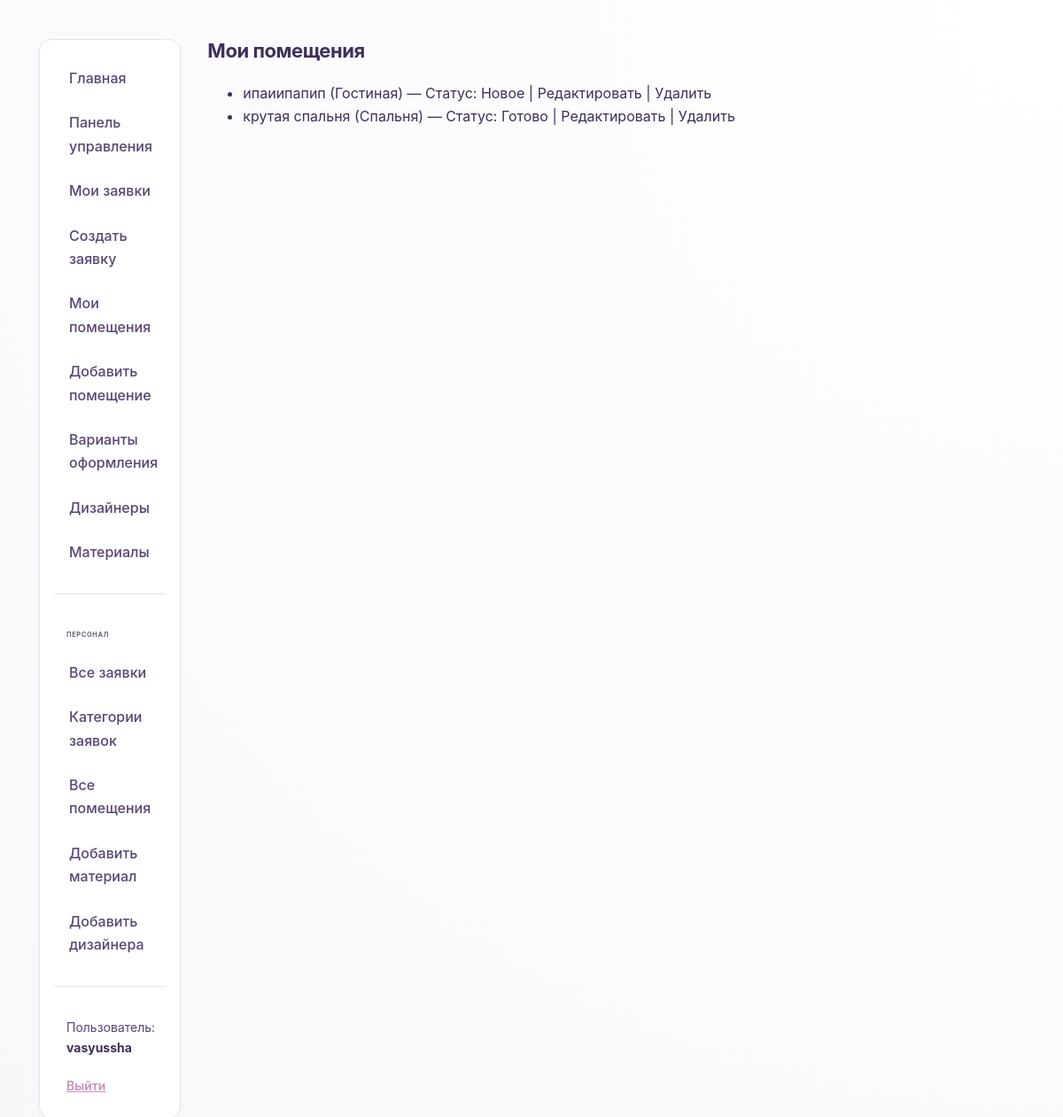
Before: /rooms/ (signed in) with the older database file.
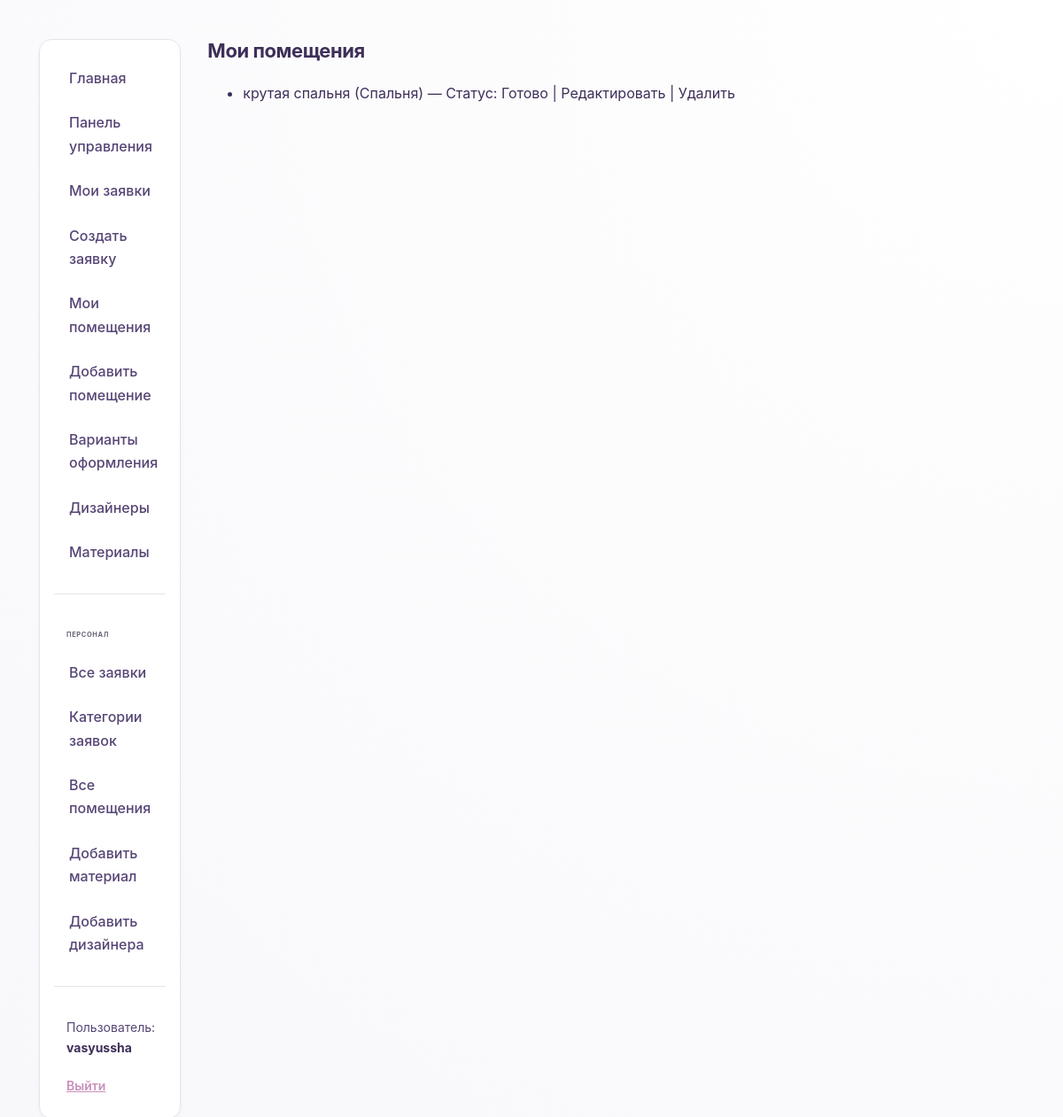
After: the same page with the newer database file.
### studio/models.py (models this page shows, shortened)
class Room(models.Model):
    STATUS_CHOICES = (
        ('new', 'Новое'),
        ('in_progress', 'В работе'),
        ('done', 'Готово'),
    )
    id = models.UUIDField(primary_key=True, default=uuid.uuid4, editable=False)
    user = models.ForeignKey(User, on_delete=models.CASCADE, verbose_name="Пользователь", related_name='rooms')
    title = models.CharField(max_length=200, verbose_name="Название помещения")
    room_type = models.CharField(
        max_length=50,
        choices=[
            ('living', 'Гостиная'),
            ('bedroom', 'Спальня'),
            ('kitchen', 'Кухня'),
            ('bathroom', 'Ванная'),
            ('office', 'Кабинет'),
            ('other', 'Другое'),
        ],
        verbose_name="Тип помещения"
    )
    area = models.FloatField(verbose_name="Площадь (м²)", null=True, blank=True)
    description = models.TextField(blank=True, verbose_name="Описание пожеланий", help_text="Опишите, как вы хотите оформить это помещение")
    plan_image = models.ImageField(upload_to='room_plans/', verbose_name="План помещения", help_text="Загрузите план или фото помещения")
    status = models.CharField(max_length=15, choices=STATUS_CHOICES, default='new', verbose_name="Статус")
    created_at = models.DateTimeField(auto_now_add=True, verbose_name="Дата создания")
    updated_at = models.DateTimeField(auto_now=True, verbose_name="Дата обновления")
    class Meta:
        ordering = ['-created_at']
        verbose_name = "Помещение"
        verbose_name_plural = "Помещения"
        permissions = (("can_make_proposal", "Предлагать варианты оформления"),)
    def get_absolute_url(self):
        return reverse('room-detail', args=[str(self.id)])

### studio/views.py (the view)
# urls.py: path('rooms/', views.RoomListView.as_view(), name='rooms'),
class RoomListView(LoginRequiredMixin, generic.ListView):
    model = Room
    template_name = 'studio/room_list.html'
    paginate_by = 2
    def get_queryset(self):
        return Room.objects.filter(user=self.request.user)

### studio/templates/studio/room_list.html
{% extends "base_generic.html" %}
{% block content %}
<h1>Мои помещения</h1>
{% if room_list %}
<ul>
    {% for room in room_list %}
    <li>
        <a href="{{ room.get_absolute_url }}">{{ room.title }}</a>
        ({{ room.get_room_type_display }}) — Статус: {{ room.get_status_display }}
        | <a href="{% url 'room-update' room.id %}">Редактировать</a>
        | <a href="{% url 'room-delete' room.id %}">Удалить</a>
    </li>
    {% endfor %}
</ul>
{% else %}
<p>У вас пока нет помещений. <a href="{% url 'room-create' %}">Добавить первое!</a></p>
{% endif %}
{% endblock %}

Changed rows visible on the page:
removed Room: title "ипаиипапип", room_type "Гостиная", status "Новое"
